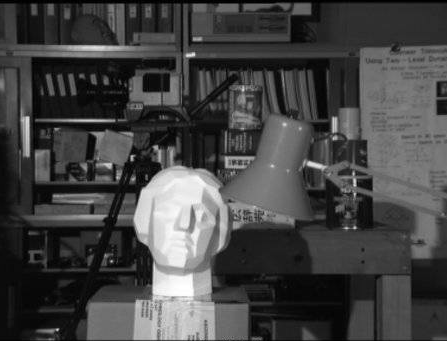
#> input picture 图像的基本操作/exp_images/tsukuba.png, 447 x 341 px
$ jupyter execute '6.伽马变换.ipynb'
#> lines starting #> are read from the running program, lines starting #| are printed output that depends on the picture
# 伽马变换
伽马变换（幂律变换）是常用的灰度变换，是一种简单的图像增强算法：

我们可以得到：

- γ值小于1时，会拉伸图像中灰度级较低的区域，同时会压缩灰度级较高的部分

- γ值大于1时，会拉伸图像中灰度级较高的区域，同时会压缩灰度级较低的部分部分

输入数据r的取值范围为[0,1],所以我们需要对数据归一化

[cell 1]
import cv2 as cv
import numpy as np
import matplotlib.pyplot as plt

img = cv.imread('./exp_images/tsukuba.png',0).astype(np.float32)/255
#> img: shape (341, 447) float32; min 0, max 1, mean 0.267
gamma = 0.5
corrected = np.power(img, gamma)
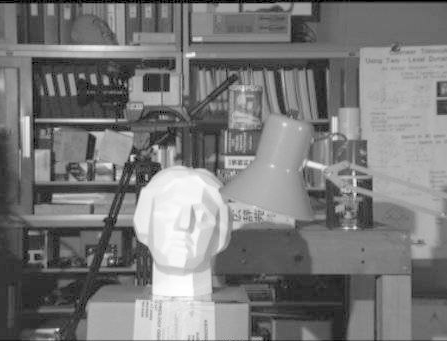
#> corrected: shape (341, 447) float32; min 0, max 1, mean 0.477
cv.imshow("image",corrected)
cv.waitKey(0)
cv.destroyAllWindows()

变换γ值查看不同校正结果：

[cell 2]
gamma = [0.125, 0.25, 0.5, 1.0, 2.0, 4.0]
for k in range(len(gamma)):
    corrected = np.power(img,gamma[k])
    plt.subplot(2,3,k+1)
    plt.imshow(corrected,cmap='gray')
    plt.title(f"$\gamma={gamma[k]}$")
    plt.xticks([]);plt.yticks([])
#> this loop made 6 passes
#> pass 1, `corrected = np.power(img,gamma[k])`:
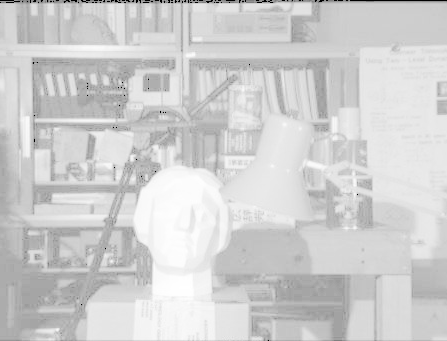
#> corrected: shape (341, 447) float32; min 0, max 1, mean 0.815
#> pass 2, `corrected = np.power(img,gamma[k])`:
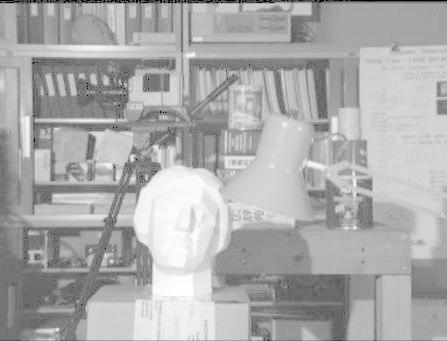
#> corrected: shape (341, 447) float32; min 0, max 1, mean 0.674
plt.show()
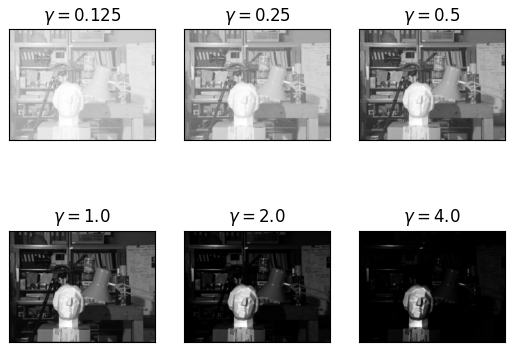
#> figure drawn by matplotlib, 6 panels

$ run again, with 图像的基本操作/exp_images/contrast75.png copied over 图像的基本操作/exp_images/tsukuba.png
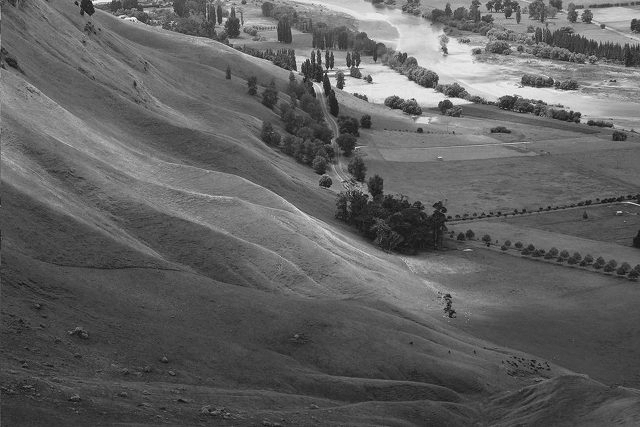
#> input picture 图像的基本操作/exp_images/contrast75.png, 640 x 427 px
#> the loop `for k in range(len(gamma)):` made 6 passes
#> pass 1, `corrected = np.power(img,gamma[k])`:
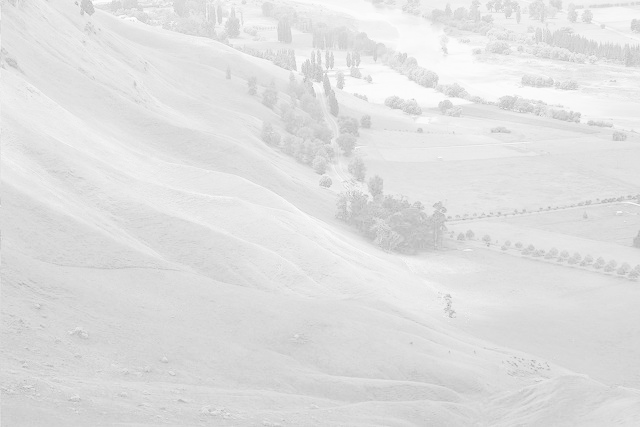
#> corrected: shape (427, 640) float32; min 0.638, max 1, mean 0.879
#> pass 2, `corrected = np.power(img,gamma[k])`:
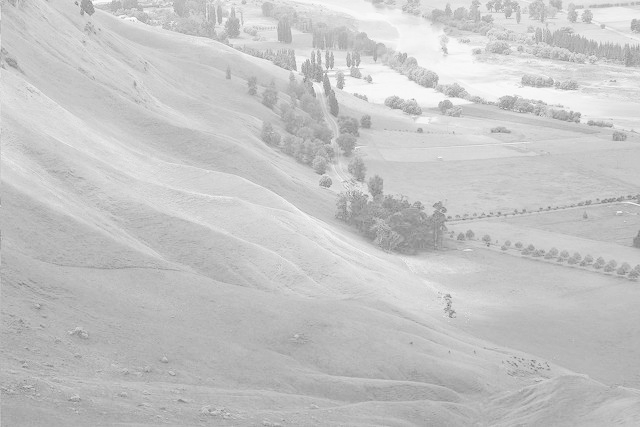
#> corrected: shape (427, 640) float32; min 0.407, max 1, mean 0.774
